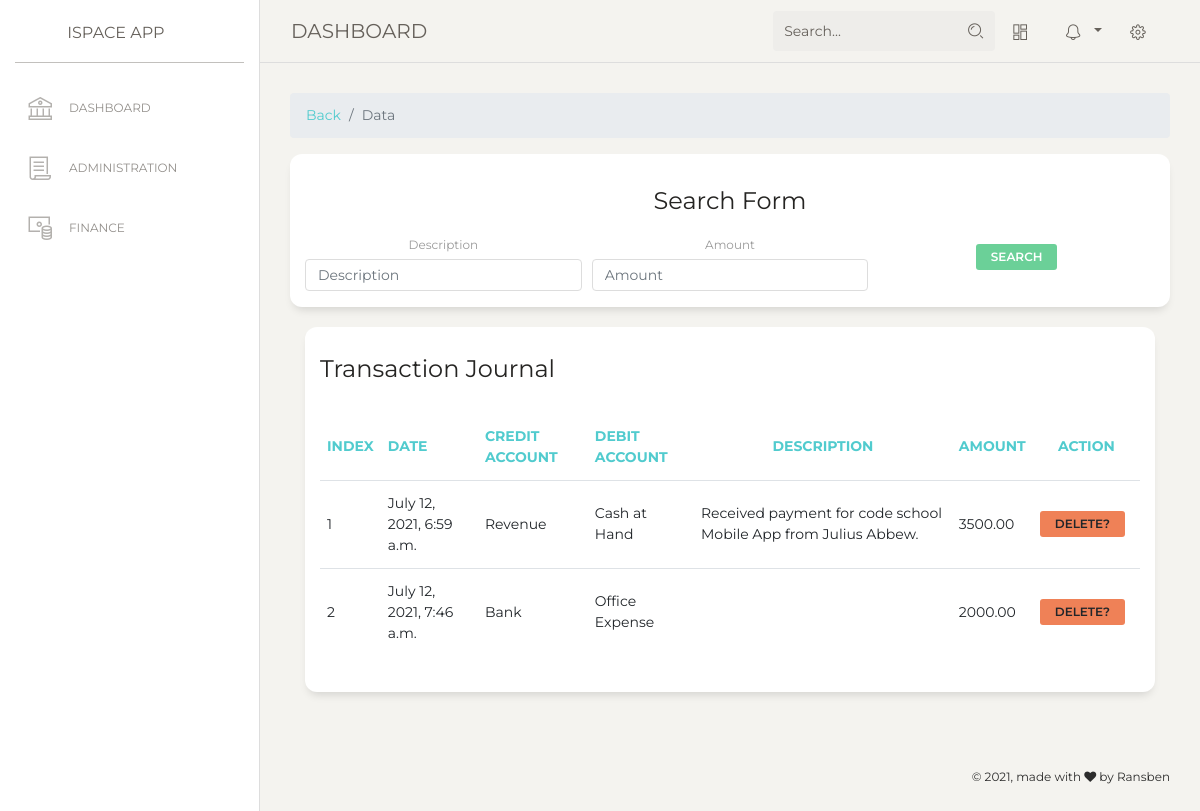
/finance/search, run on the app's committed database.
### finance/models.py (models this page shows, shortened)
class JournalModel(models.Model):
    creditaccount = (
        ("Revenue","Revenue"),
        ("Momo","Momo"),
        ("Bank","Bank"),
        ("Cash at Hand","Cash at Hand"),
    )
    debitaccounts = (
        ("Momo","Momo"),
        ("Bank","Bank"),
        ("Cash at Hand","Cash at Hand"),
        ('Office Expense','Office Expense'),
        ('Statutory obligation','Statutory obligation'),
        ('Office Expense','Office Expense'),
        ('Office Expense','Office Expense'),
        ('Office Expense','Office Expense'),
    )
    transaction_date = models.DateTimeField(auto_now_add=True)
    cr_account = models.CharField(choices=creditaccount,max_length=120, blank=True, help_text='Where is the money leaving')
    dr_account = models.CharField(choices=debitaccounts,max_length=120, blank=True, help_text='Where is the money going')
    name = models.CharField(max_length=120, blank=True, null=True)
    amount = models.DecimalField(decimal_places=2, max_digits=9, blank=True)
    slug = models.SlugField(blank=True, null=True)
    description = models.TextField(help_text='what is money used for', blank=True, null=True)
    docs = models.FileField(upload_to='finance/journal', blank=True, null=True)
    is_payable = models.BooleanField(default=False, help_text='if transaction is unpaid but has happen')
    is_receivable = models.BooleanField(default=False, help_text='if transaction has happen but cash isnt received')
    bank_activity = models.BooleanField(default=False, help_text='if the transaction pass through bank')
    is_taxwitheld  =models.BooleanField(default=False, help_text='if its a tax related')

### finance/views.py (the view)
# urls.py: path('search', search, name='search')
def search(request):
    queryset = JournalModel.objects.all()
    if 'description' in request.GET:
        description = request.GET['description']
        if description:
            queryset = queryset.filter(description__icontains=description)
    if 'amount' in request.GET:
        amount = request.GET['amount']
        if amount:
            queryset = queryset.filter(amount__iexact=amount)
    context = {
        'journals':queryset
    }
    return render(request,'search.html',context)

### finance/templates/search.html
{%extends 'base.html'%}
{%block content%}
{%include 'nav.html'%}
{%include 'searchform.html'%}
<div class="col-md-12">
    <div class="card">
      <div class="card-header">
        <h4 class="card-title"> Transaction Journal</h4>
      </div>
      <div class="card-body">
        <div class="table-responsive">
          <table class="table">
            <thead class=" text-primary">
              <tr>
                <th>
                    index
                  </th>
                <th>
                Date
              </th>
              <th>
                Credit Account
              </th>
              <th>
                Debit Account
              </th>
              <th class="text-center">
                Description
              </th>
              <th class="text-center">
                Amount
              </th>
              <th class="text-center">
                Action
              </th>
            </tr></thead>
            <tbody
                id="journals"
                hx-confirm="Are you sure you want to delete this journal ?"
                hx-target="#journals"
                hx-swap="outerHTML"
                >
                {%for journal in journals%}
                <tr>
                    <td>{{forloop.counter}}</td>
                    <td>{{journal.transaction_date}}</td>
                    <td>{{journal.cr_account}}</td>
                    <td>{{journal.dr_account}}</td>
                    <td>{{journal.description}}</td>
                    <td>{{journal.amount}}</td>
                    <td>
                    <a
                        class="btn btn-danger btn-sm mr-2 hover:text-gray-600"
                        hx-delete="{% url 'delete_journal' journal.id %}"
                    >
                        Delete?
                    </a>
                    </td>
                </tr>
                {%endfor%}
            </tbody>
        </table>
    </div>
  </div>
</div>
</div>
{%endblock%}

### templates/base.html (shortened to what this page needs)
<!DOCTYPE html>{%load static%}
{% url 'finance-dashboard' as financedashboard %}
{% url 'admin-dashboard' as admindashboard %}
<html lang="en">
<head>
  <link href="https://maxcdn.bootstrapcdn.com/font-awesome/latest/css/font-awesome.min.css" rel="stylesheet">
  <link href="{%static 'css/bootstrap.min.css'%}" rel="stylesheet" />
  <link href="{%static 'css/paper-dashboard.css'%}" rel="stylesheet" />
</head>
<body class="">
  <div class="wrapper ">
    <div class="sidebar" data-color="white" data-active-color="danger">
      <div class="logo">
        <a href="https://www.creative-tim.com" class="simple-text logo-mini">
        </a>
        <a href="" class="simple-text logo-normal">
            iSpace App
        </a>
      </div>
      <div class="sidebar-wrapper">
        <ul class="nav">
          <li {%if request.path == '/'%} class="active"{%else%} class='' {%endif%}>
            <a href="/">
              <i class="nc-icon nc-bank"></i>
              <p>Dashboard</p>
            </a>
          </li>
          <li {%if request.path == admindashboard%} class="active"{%else%} class='' {%endif%}>
            <a href="{{admindashboard}}">
              <i class="nc-icon nc-paper"></i>
              <p>Administration</p>
            </a>
          </li>
          <li {%if request.path == financedashboard%} class="active"{%else%} class='' {%endif%}>
            <a href="{{financedashboard}}" >
              <i class="nc-icon nc-money-coins"></i>
              <p>Finance</p>
            </a>
          </li>
        </ul>
      </div>
    </div>
    <div class="main-panel">
      <nav class="navbar navbar-expand-lg navbar-absolute fixed-top navbar-transparent">
        <div class="container-fluid">
          <div class="navbar-wrapper">
            <a class="navbar-brand" href="javascript:;">DASHBOARD</a>
          </div>
          <div class="collapse navbar-collapse justify-content-end" id="navigation">
            <form>
              <div class="input-group no-border">
                <input type="text" value="" class="form-control" placeholder="Search...">
                <div class="input-group-append">
                  <div class="input-group-text">
                    <i class="nc-icon nc-zoom-split"></i>
                  </div>
                </div>
              </div>
            </form>
            <ul class="navbar-nav">
              <li class="nav-item">
                <a class="nav-link btn-magnify" href="javascript:;">
                  <i class="nc-icon nc-layout-11"></i>
                </a>
              </li>
              <li class="nav-item btn-rotate dropdown">
                <a class="nav-link dropdown-toggle" href="http://example.com" id="navbarDropdownMenuLink" data-toggle="dropdown" aria-haspopup="true" aria-expanded="false">
                  <i class="nc-icon nc-bell-55"></i>
                </a>
              </li>
              <li class="nav-item">
                <a class="nav-link btn-rotate" href="javascript:;">
                  <i class="nc-icon nc-settings-gear-65"></i>
                </a>
              </li>
            </ul>
          </div>
        </div>
      </nav>
      <div class="content">
      {% block content%}{%endblock%}
      </div>
      <footer class="footer footer-black  footer-white ">
        <div class="container-fluid">
          <div class="row">
            <div class="credits ml-auto">
              <span class="copyright">
                © , made with  <i class="fa fa-heart heart"></i> by Ransben
              </span>
            </div>
          </div>
        </div>
      </footer>
    </div>
  </div>
</body>
</html>

### templates/nav.html
<nav aria-label="breadcrumb">
    <ol class="breadcrumb">
      <li class="breadcrumb-item"><a href="{%url 'finance-dashboard'%}">Back</a></li>
      <li class="breadcrumb-item active" aria-current="page">Data</li>
    </ol>
</nav>

### finance/templates/searchform.html
<div class="card container mx-auto text-center">
    <form action="{%url 'search'%}">
        <h4>Search Form</h4>
            <div class="form-row">
            <div class="col-md-4 mb-3">
                <label for="">Description</label>
                <input type="text" name="description" class="form-control" value='{{description}}' placeholder="Description">
            </div>
            <div class="col-md-4 mb-3">
                <label for="">Amount</label>
                <input type="text" name="amount" class="form-control" placeholder="Amount" value="{{amount}}">
            </div>
            <div class="col-md-4 justify-content-center">
            <button class="btn btn-sm btn-success" type="submit">Search</button>
            </div>
        </div>
    </form>
</div>

### data on the page
JournalModel: transaction_date "July 12, 2021, 6:59 a.m.", cr_account "Revenue", dr_account "Cash at Hand", description "Received payment for code school Mobile App from Julius Abbew.", amount "3500.00"
JournalModel: transaction_date "July 12, 2021, 7:46 a.m.", cr_account "Bank", dr_account "Office Expense", amount "2000.00"
